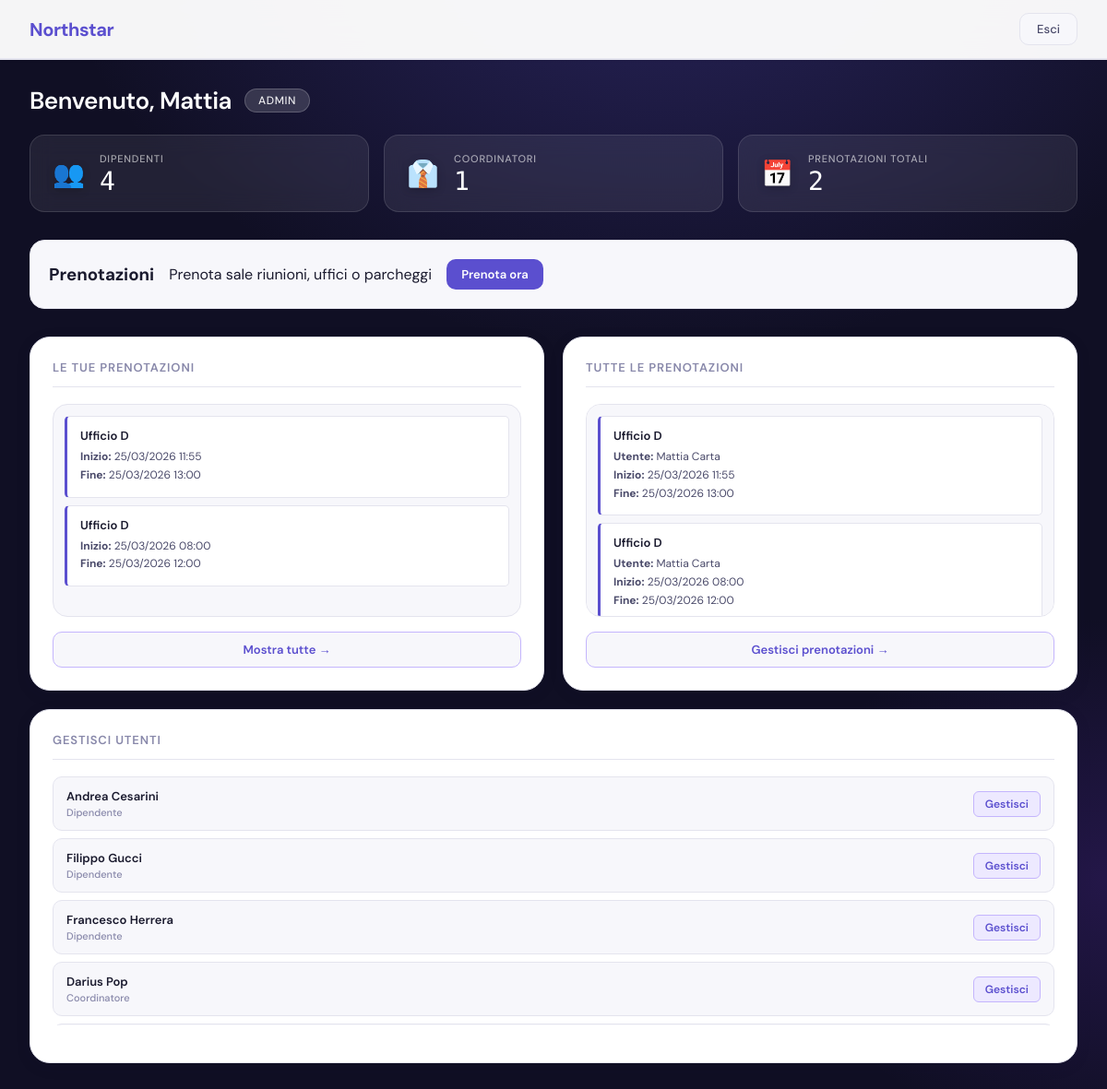
/public/admin/dashboard/index.php (signed in), run on an earlier commit of the app's database.
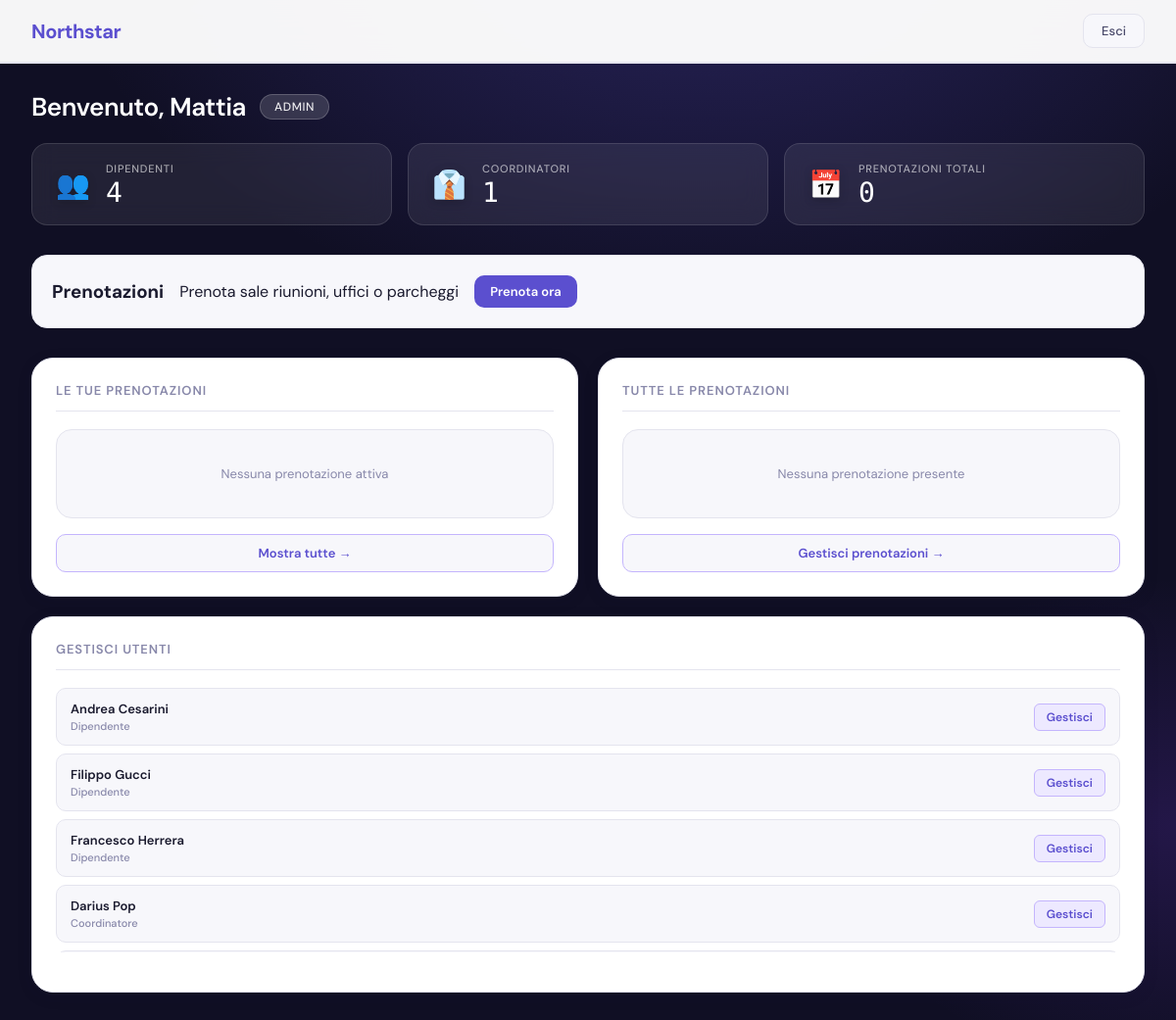
And on a later commit of the database.
### tables this page shows
CREATE TABLE `prenotazioni` (
  `id_prenotazione` int(11) NOT NULL,
  `id_utente` int(11) NOT NULL,
  `id_asset` int(11) NOT NULL,
  `data_inizio` datetime NOT NULL,
  `data_fine` datetime NOT NULL,
  `modificata` tinyint(1) DEFAULT 0,
  `attiva` tinyint(1) DEFAULT 1
);

CREATE TABLE `asset` (
  `id_asset` int(11) NOT NULL,
  `codice_asset` varchar(20) NOT NULL,
  `id_tipologia` int(11) NOT NULL,
  `stato` enum('Disponibile','Occupato','Non prenotabile') DEFAULT 'Disponibile',
  `mappa` enum('Sede','Parcheggio') NOT NULL,
  `piano` int(11) DEFAULT NULL
);

CREATE TABLE `utenti` (
  `id_utente` int(11) NOT NULL,
  `nome` varchar(50) NOT NULL,
  `cognome` varchar(50) NOT NULL,
  `username` varchar(100) NOT NULL,
  `password` varchar(255) NOT NULL,
  `id_ruolo` int(11) NOT NULL,
  `id_coordinatore` int(11) DEFAULT NULL
);

CREATE TABLE `ruoli` (
  `id_ruolo` int(11) NOT NULL,
  `nome_ruolo` varchar(20) NOT NULL
);

### public/admin/dashboard/index.php (the view, shortened to what the changed rows need)
<?php
require_once __DIR__ . "/../../../config/config.php";
$id_utente = (int)$_SESSION['id_utente'];
$stmt = $conn->prepare(
    "SELECT u.nome, u.cognome, r.nome_ruolo AS ruolo
     FROM utenti u
     LEFT JOIN ruoli r ON u.id_ruolo = r.id_ruolo
     WHERE u.id_utente = ? LIMIT 1"
);
$stmt->bind_param("i", $id_utente);
$stmt->execute();
$userInfo = $stmt->get_result()->fetch_assoc();
$analytics = ['dipendenti' => 0, 'coordinatori' => 0, 'prenotazioni_totali' => 0];
$res = $conn->query("SELECT COUNT(*) AS c FROM utenti u JOIN ruoli r ON u.id_ruolo = r.id_ruolo WHERE r.nome_ruolo = 'Dipendente'");
if ($res) $analytics['dipendenti'] = $res->fetch_assoc()['c'];
$res = $conn->query("SELECT COUNT(*) AS c FROM utenti u JOIN ruoli r ON u.id_ruolo = r.id_ruolo WHERE r.nome_ruolo = 'Coordinatore'");
if ($res) $analytics['coordinatori'] = $res->fetch_assoc()['c'];
$res = $conn->query("SELECT COUNT(*) AS c FROM prenotazioni");
if ($res) $analytics['prenotazioni_totali'] = $res->fetch_assoc()['c'];
$userBookings = [];
$stmt = $conn->prepare(
    "SELECT p.id_prenotazione, p.data_inizio, p.data_fine, a.codice_asset
     FROM prenotazioni p
     JOIN asset a ON p.id_asset = a.id_asset
     WHERE p.id_utente = ?
     ORDER BY p.data_inizio DESC"
);
$stmt->bind_param("i", $id_utente);
$stmt->execute();
$result = $stmt->get_result();
while ($row = $result->fetch_assoc()) $userBookings[] = $row;
$allBookings = [];
$result = $conn->query(
    "SELECT p.id_prenotazione, p.data_inizio, p.data_fine,
            a.codice_asset, u.nome, u.cognome, r.nome_ruolo
     FROM prenotazioni p
     JOIN asset  a ON p.id_asset  = a.id_asset
     JOIN utenti u ON p.id_utente = u.id_utente
     JOIN ruoli  r ON u.id_ruolo  = r.id_ruolo
     ORDER BY p.data_inizio DESC"
);
if ($result) while ($row = $result->fetch_assoc()) $allBookings[] = $row;
$employees = [];
$result = $conn->query(
    "SELECT u.id_utente, u.nome, u.cognome, r.nome_ruolo AS ruolo
     FROM utenti u
     JOIN ruoli r ON u.id_ruolo = r.id_ruolo
     WHERE r.nome_ruolo IN ('Dipendente', 'Coordinatore')
     ORDER BY u.cognome, u.nome"
);
if ($result) while ($row = $result->fetch_assoc()) $employees[] = $row;
?>
<!DOCTYPE html>
<html lang="it">
<head>
    <link rel="stylesheet" href="./dashboard.css">
</head>
<body>
<header class="header">
    <div class="header-left"><h1>Northstar</h1></div>
</header>
<div class="welcome-section">
    <h2>Benvenuto, <?= htmlspecialchars($userInfo['nome']) ?></h2>
</div>
<div class="analytics-container">
    <div class="analytics-card">
        <div class="analytics-content">
            <h3>Prenotazioni Totali</h3>
            <p class="analytics-number"><?= $analytics['prenotazioni_totali'] ?></p>
        </div>
    </div>
</div>
<div class="dashboard-container">
    <div class="bookings-section">
        <div class="bookings-row">
            <div class="bookings-column">
                <h2>Le tue prenotazioni</h2>
                <div class="booking-list">
                    <?php if (empty($userBookings)): ?>
                        <p>Nessuna prenotazione attiva</p>
                    <?php else: ?>
                        <?php foreach (array_slice($userBookings, 0, 3) as $b): ?>
                            <div class="booking-item">
                                <h4><?= htmlspecialchars($b['codice_asset']) ?></h4>
                                <p><strong>Inizio:</strong> <?= date('d/m/Y H:i', strtotime($b['data_inizio'])) ?></p>
                                <p><strong>Fine:</strong>   <?= date('d/m/Y H:i', strtotime($b['data_fine'])) ?></p>
                            </div>
                        <?php endforeach; ?>
                    <?php endif; ?>
                </div>
            </div>
            <div class="bookings-column">
                <h2>Tutte le prenotazioni</h2>
                <div class="booking-list">
                    <?php if (empty($allBookings)): ?>
                        <p>Nessuna prenotazione presente</p>
                    <?php else: ?>
                        <?php foreach (array_slice($allBookings, 0, 4) as $b): ?>
                            <div class="booking-item">
                                <h4><?= htmlspecialchars($b['codice_asset']) ?></h4>
                                <p><strong>Utente:</strong> <?= htmlspecialchars($b['nome'] . ' ' . $b['cognome']) ?></p>
                                <p><strong>Inizio:</strong> <?= date('d/m/Y H:i', strtotime($b['data_inizio'])) ?></p>
                                <p><strong>Fine:</strong>   <?= date('d/m/Y H:i', strtotime($b['data_fine'])) ?></p>
                            </div>
                        <?php endforeach; ?>
                    <?php endif; ?>
                </div>
            </div>
            <div class="bookings-column small">
                <h2>Gestisci Utenti</h2>
                <div class="employees-list">
                    <?php if (empty($employees)): ?>
                        <p class="no-employees">Nessun dipendente presente</p>
                    <?php else: ?>
                        <?php foreach ($employees as $emp): ?>
                            <div class="employee-item">
                                <div class="employee-info">
                                    <h4><?= htmlspecialchars($emp['nome'] . ' ' . $emp['cognome']) ?></h4>
                                    <p class="employee-role"><?= htmlspecialchars($emp['ruolo']) ?></p>
                                </div>
                                <button class="employee-btn"
                                        onclick="location.href='../utenti/index.php?id=<?= $emp['id_utente'] ?>'">
                                    Gestisci
                                </button>
                            </div>
                        <?php endforeach; ?>
                    <?php endif; ?>
                </div>
            </div>
        </div>
    </div>
</div>
</body>
</html>

What changed in the data, as far as the page shows it:
removed prenotazioni: id_asset.codice_asset "Ufficio D", data_inizio "25/03/2026 11:55", data_fine "25/03/2026 13:00", id_utente.cognome "Mattia Carta"
removed prenotazioni: id_asset.codice_asset "Ufficio D", data_inizio "25/03/2026 08:00", data_fine "25/03/2026 12:00", id_utente.cognome "Mattia Carta"
Also different on the page:
$analytics['prenotazioni_totali']: "2" → "0"
text now shown: "Nessuna prenotazione attiva Nessuna prenotazione presente"
